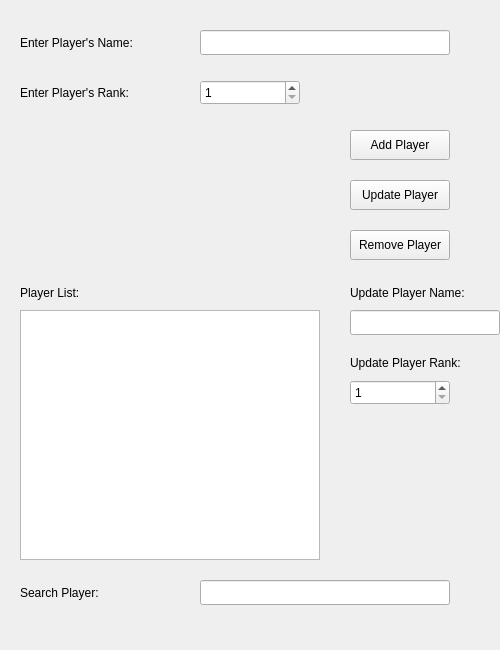
<?xml version="1.0" encoding="UTF-8"?>
<ui version="4.0">
 <class>PlayerBox</class>
 <widget class="QWidget" name="PlayerBox">
  <property name="geometry">
   <rect>
    <x>0</x>
    <y>0</y>
    <width>500</width>
    <height>650</height>
   </rect>
  </property>
  <property name="mouseTracking">
   <bool>true</bool>
  </property>
  <property name="windowTitle">
   <string>Player Management</string>
  </property>
  
  <!-- Label for Player Name -->
  <widget class="QLabel" name="playerNameLabel">
   <property name="geometry">
    <rect>
     <x>20</x>
     <y>30</y>
     <width>150</width>
     <height>25</height>
    </rect>
   </property>
   <property name="text">
    <string>Enter Player's Name:</string>
   </property>
  </widget>

  <!-- Input for Player Name -->
  <widget class="QLineEdit" name="playerNameLineEdit">
   <property name="geometry">
    <rect>
     <x>200</x>
     <y>30</y>
     <width>250</width>
     <height>25</height>
    </rect>
   </property>
  </widget>

  <!-- Label for Player Rank -->
  <widget class="QLabel" name="playerRankLabel">
   <property name="geometry">
    <rect>
     <x>20</x>
     <y>80</y>
     <width>150</width>
     <height>25</height>
    </rect>
   </property>
   <property name="text">
    <string>Enter Player's Rank:</string>
   </property>
  </widget>

  <!-- Input for Player Rank -->
  <widget class="QSpinBox" name="playerRankingSpinBox">
   <property name="geometry">
    <rect>
     <x>200</x>
     <y>80</y>
     <width>100</width>
     <height>25</height>
    </rect>
   </property>
   <property name="minimum">
    <number>1</number>
   </property>
   <property name="maximum">
    <number>1000</number>
   </property>
  </widget>

  <!-- Add Player Button -->
  <widget class="QPushButton" name="addPlayerButton">
   <property name="geometry">
    <rect>
     <x>350</x>
     <y>130</y>
     <width>100</width>
     <height>30</height>
    </rect>
   </property>
   <property name="text">
    <string>Add Player</string>
   </property>
  </widget>

  <!-- Update Player Button -->
  <widget class="QPushButton" name="updatePlayerButton">
   <property name="geometry">
    <rect>
     <x>350</x>
     <y>180</y>
     <width>100</width>
     <height>30</height>
    </rect>
   </property>
   <property name="text">
    <string>Update Player</string>
   </property>
  </widget>

  <!-- Remove Player Button -->
  <widget class="QPushButton" name="removePlayerButton">
   <property name="geometry">
    <rect>
     <x>350</x>
     <y>230</y>
     <width>100</width>
     <height>30</height>
    </rect>
   </property>
   <property name="text">
    <string>Remove Player</string>
   </property>
  </widget>

  <!-- Label for Player List -->
  <widget class="QLabel" name="playerListLabel">
   <property name="geometry">
    <rect>
     <x>20</x>
     <y>280</y>
     <width>150</width>
     <height>25</height>
    </rect>
   </property>
   <property name="text">
    <string>Player List:</string>
   </property>
  </widget>

  <!-- Player List Widget -->
  <widget class="QListWidget" name="playerListWidget">
   <property name="geometry">
    <rect>
     <x>20</x>
     <y>310</y>
     <width>300</width>
     <height>250</height>
    </rect>
   </property>
  </widget>

  <!-- Label for Search Player -->
  <widget class="QLabel" name="searchPlayerLabel">
   <property name="geometry">
    <rect>
     <x>20</x>
     <y>580</y>
     <width>150</width>
     <height>25</height>
    </rect>
   </property>
   <property name="text">
    <string>Search Player:</string>
   </property>
  </widget>

  <!-- Search Player LineEdit -->
  <widget class="QLineEdit" name="searchPlayerLineEdit">
   <property name="geometry">
    <rect>
     <x>200</x>
     <y>580</y>
     <width>250</width>
     <height>25</height>
    </rect>
   </property>
  </widget>

  <!-- Label for Update Player -->
  <widget class="QLabel" name="updatePlayerNameLabel">
   <property name="geometry">
    <rect>
     <x>350</x>
     <y>280</y>
     <width>150</width>
     <height>25</height>
    </rect>
   </property>
   <property name="text">
    <string>Update Player Name:</string>
   </property>
  </widget>

  <!-- Update Player LineEdit -->
  <widget class="QLineEdit" name="updatePlayerLineEdit">
   <property name="geometry">
    <rect>
     <x>350</x>
     <y>310</y>
     <width>150</width>
     <height>25</height>
    </rect>
   </property>
  </widget>

  <!-- Label for Update Player Rank -->
  <widget class="QLabel" name="updatePlayerRankLabel">
   <property name="geometry">
    <rect>
     <x>350</x>
     <y>350</y>
     <width>150</width>
     <height>25</height>
    </rect>
   </property>
   <property name="text">
    <string>Update Player Rank:</string>
   </property>
  </widget>

  <!-- Update Player Rank SpinBox -->
  <widget class="QSpinBox" name="updatePlayerRankSpinBox">
   <property name="geometry">
    <rect>
     <x>350</x>
     <y>380</y>
     <width>100</width>
     <height>25</height>
    </rect>
   </property>
   <property name="minimum">
    <number>1</number>
   </property>
   <property name="maximum">
    <number>1000</number>
   </property>
  </widget>

 </widget>
 <resources/>
 <connections/>
</ui>
